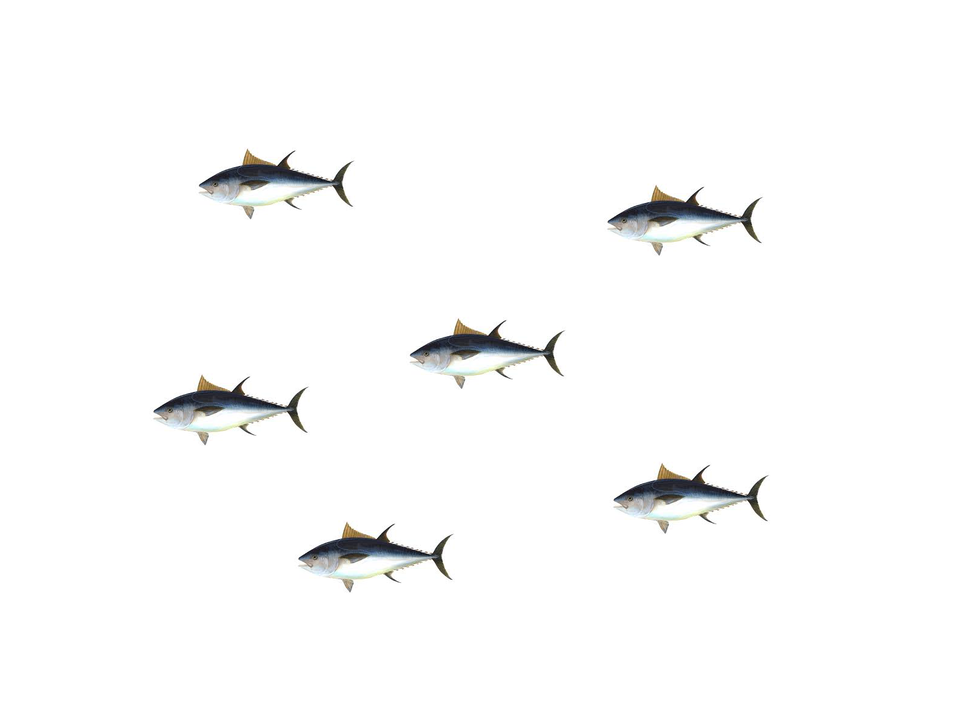
#> input picture project_12_06/test/5.png, 970 x 727 px, shrunk from 1600 x 1200 before the run, found by its file name
$ python canny.py
#> lines starting #> are read from the running program, lines starting #| are printed output that depends on the picture; after the words box and inside, x2 and y2 are one past the last pixel; in counts of white or black regions, pixels touching at a corner belong together
import cv2
import numpy as np

# Let's load a simple image with 3 black squares
image = cv2.imread('D:\\project\\project_12_06\\5.png')
#> image is the input picture: shape (727, 970, 3); mean B, G, R 250.3, 250.4, 250.3
cv2.waitKey(0)

# Grayscale
gray = cv2.cvtColor(image, cv2.COLOR_BGR2GRAY)

# Find Canny edges
edged = cv2.Canny(gray, 30, 200)
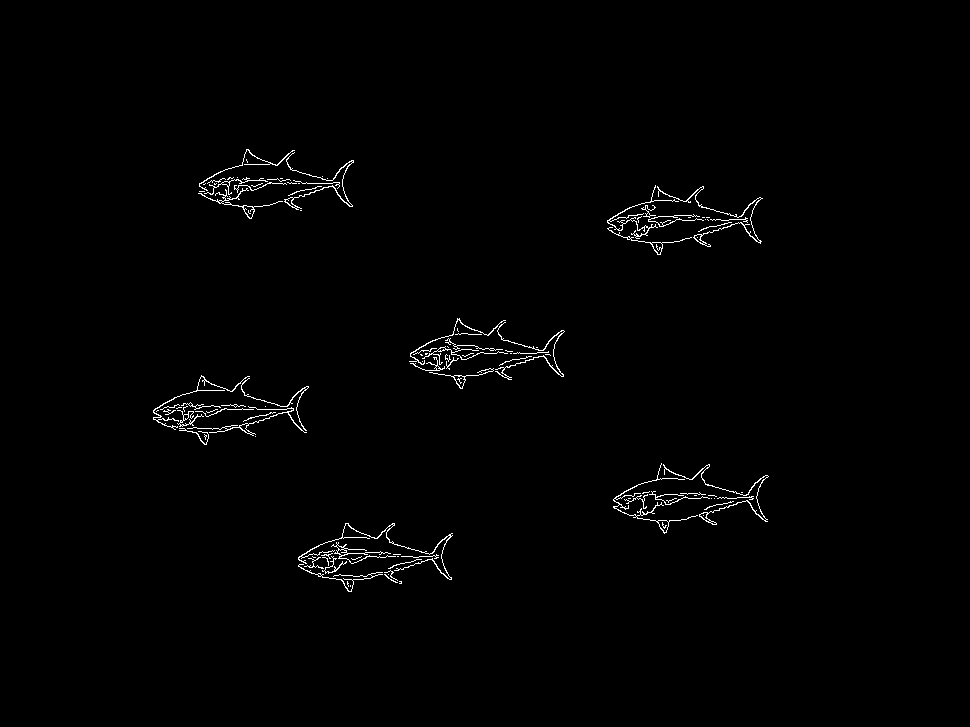
#> edged: shape (727, 970); 0.97% white in thin lines or dots, all inside (x1, y1, x2, y2) = (153, 149, 769, 592)
cv2.waitKey(0)

# Finding Contours
# Use a copy of the image e.g. edged.copy()
# since findContours alters the image
contours, hierarchy = cv2.findContours(edged,
    cv2.RETR_EXTERNAL, cv2.CHAIN_APPROX_NONE)
#> contours = 109 contours, 87 with area under 20; largest, box (x1, y1, x2, y2) and area: (663, 464, 769, 525) 144, (613, 463, 698, 534) 138, (198, 188, 283, 219) 130, (657, 186, 763, 247) 129, (284, 152, 354, 210) 118

cv2.imshow('Canny Edges After Contouring', edged)
cv2.waitKey(0)

print("Number of Contours found = " + str(len(contours)))
#| Number of Contours found = 109

# Draw all contours
# -1 signifies drawing all contours
cv2.drawContours(image, contours, -1, (0, 255, 0), 3)
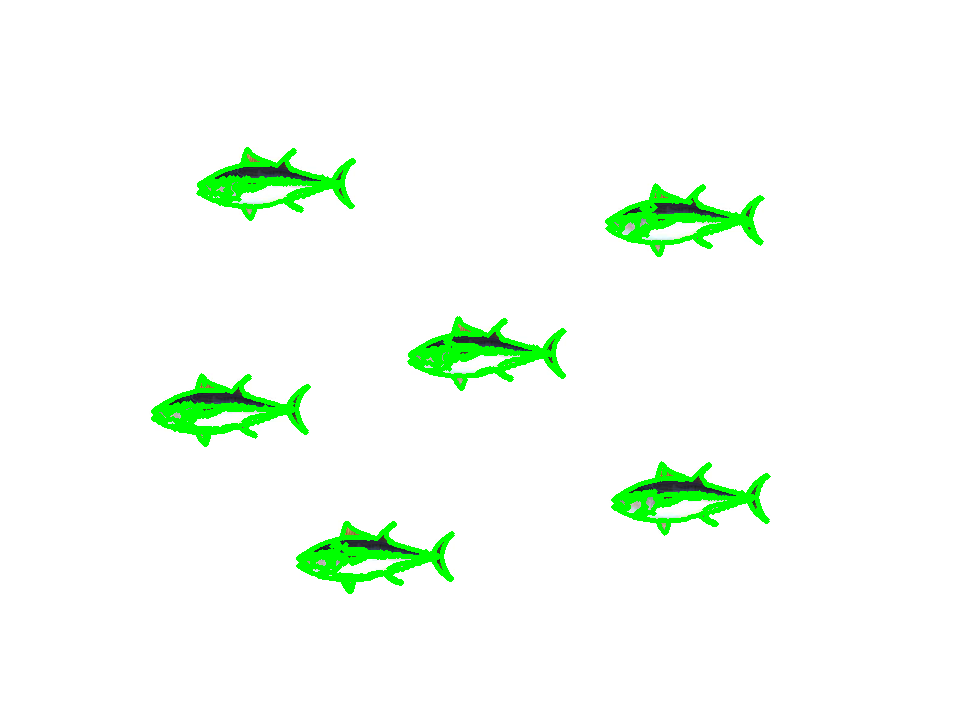
#> image: shape (727, 970, 3); 3.62% of pixels changed, all inside (x1, y1, x2, y2) = (151, 147, 771, 594)

cv2.imshow('Contours', image)
cv2.waitKey(0)
cv2.destroyAllWindows()

$ run again, with project_12_06/test/1.png copied over project_12_06/test/5.png
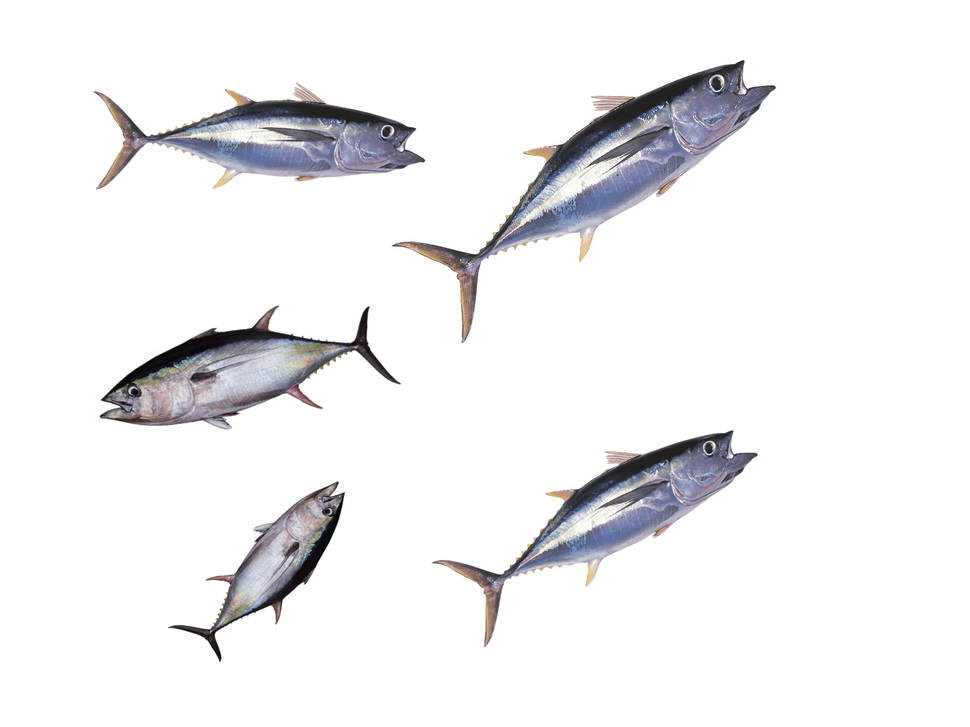
#> input picture project_12_06/test/1.png, 970 x 727 px, shrunk from 1600 x 1200 before the run, found by its file name
#> image is the input picture: shape (727, 970, 3); mean B, G, R 240.9, 239.5, 239.8
#> `edged = cv2.Canny(gray, 30, 200)`:
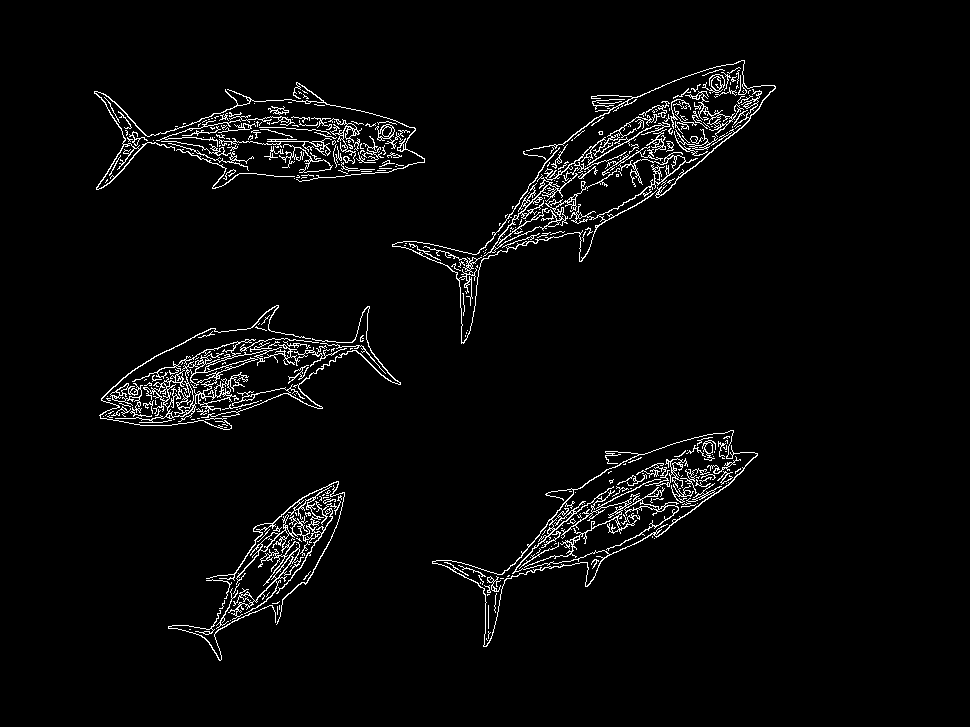
#> edged: shape (727, 970); 3.3% white in thin lines or dots, all inside (x1, y1, x2, y2) = (94, 60, 776, 661)
#> contours = 286 contours, 251 with area under 20; largest, box (x1, y1, x2, y2) and area: (432, 430, 758, 647) 16892, (115, 339, 282, 423) 2550, (206, 481, 345, 625) 1462, (483, 168, 620, 257) 1162, (94, 82, 425, 190) 844
#| Number of Contours found = 286
#> `cv2.drawContours(image, contours, -1, (0, 255, 0), 3)`:
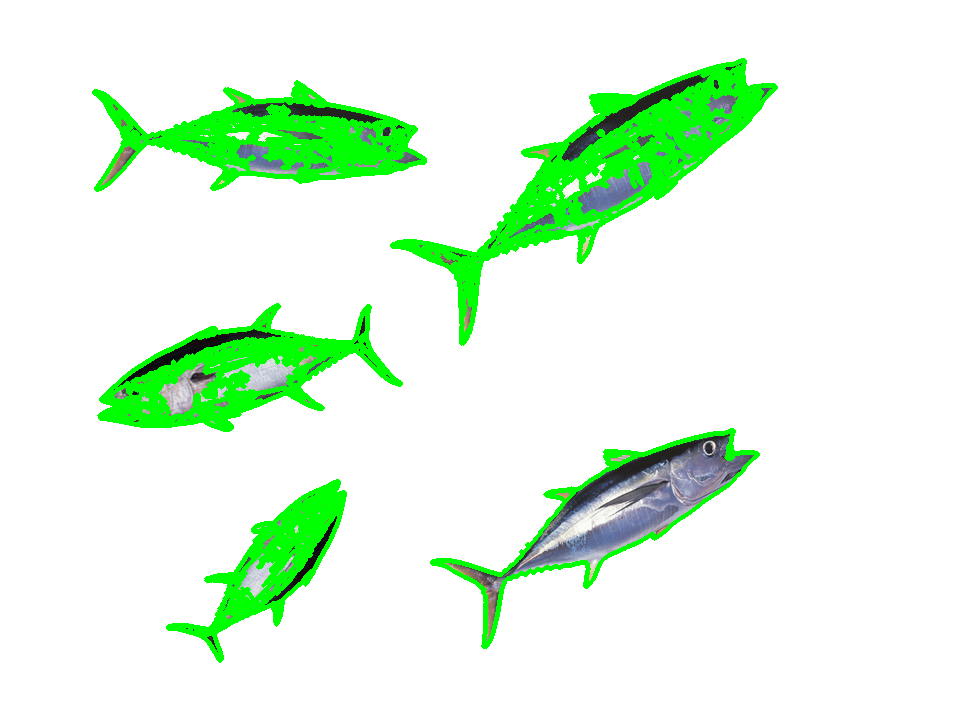
#> image: shape (727, 970, 3); 9.15% of pixels changed, all inside (x1, y1, x2, y2) = (92, 58, 778, 663)

$ run again, with project_12_06/test/6.jpg saved as project_12_06/test/5.png
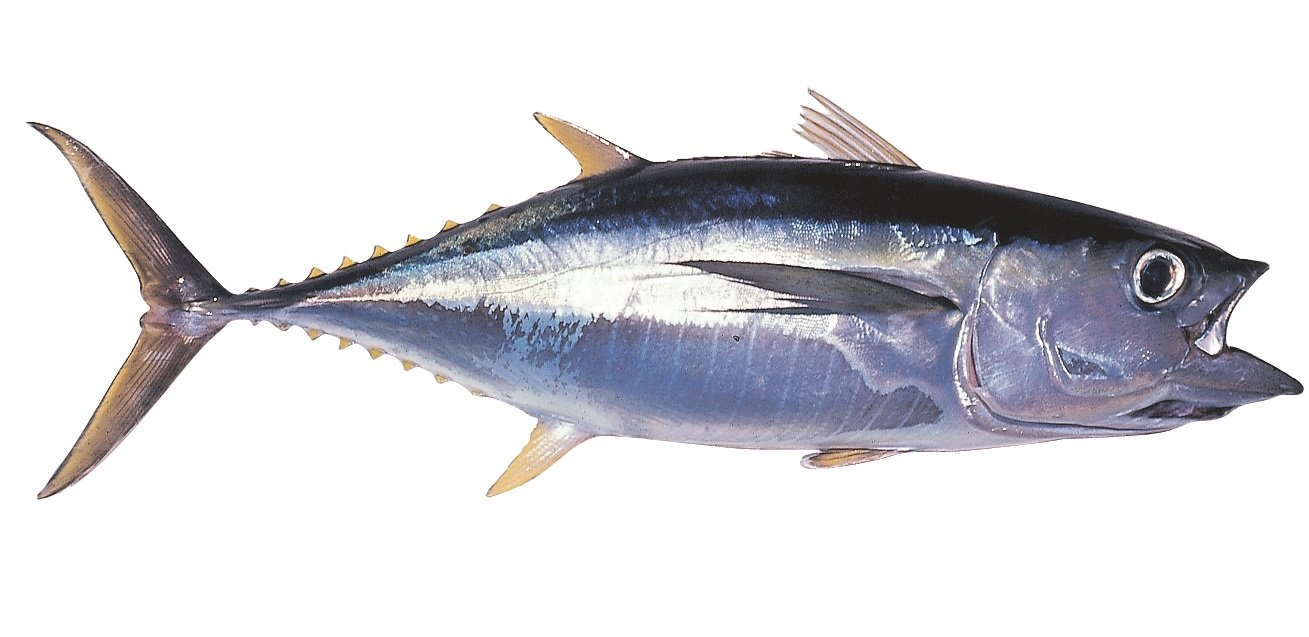
#> input picture project_12_06/test/6.jpg, 1309 x 637 px, found by its file name
#> image is the input picture: shape (637, 1309, 3); mean B, G, R 221.2, 217, 217.4
#> `edged = cv2.Canny(gray, 30, 200)`:
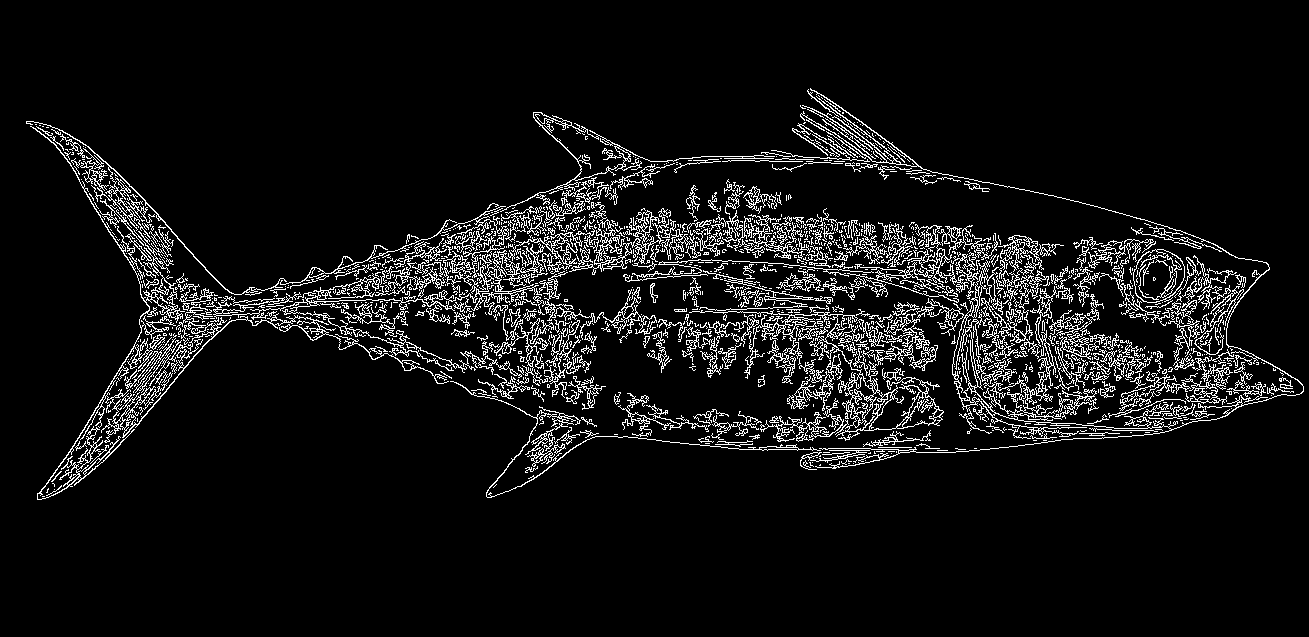
#> edged: shape (637, 1309); 7.4% white in thin lines or dots, all inside (x1, y1, x2, y2) = (26, 88, 1304, 500)
#> contours = 1123 contours, 968 with area under 20; largest, box (x1, y1, x2, y2) and area: (689, 310, 944, 441) 3521, (500, 112, 775, 212) 2614, (101, 304, 449, 443) 2605, (206, 206, 548, 373) 2317, (800, 88, 1304, 469) 2300
#| Number of Contours found = 1123
#> `cv2.drawContours(image, contours, -1, (0, 255, 0), 3)`:
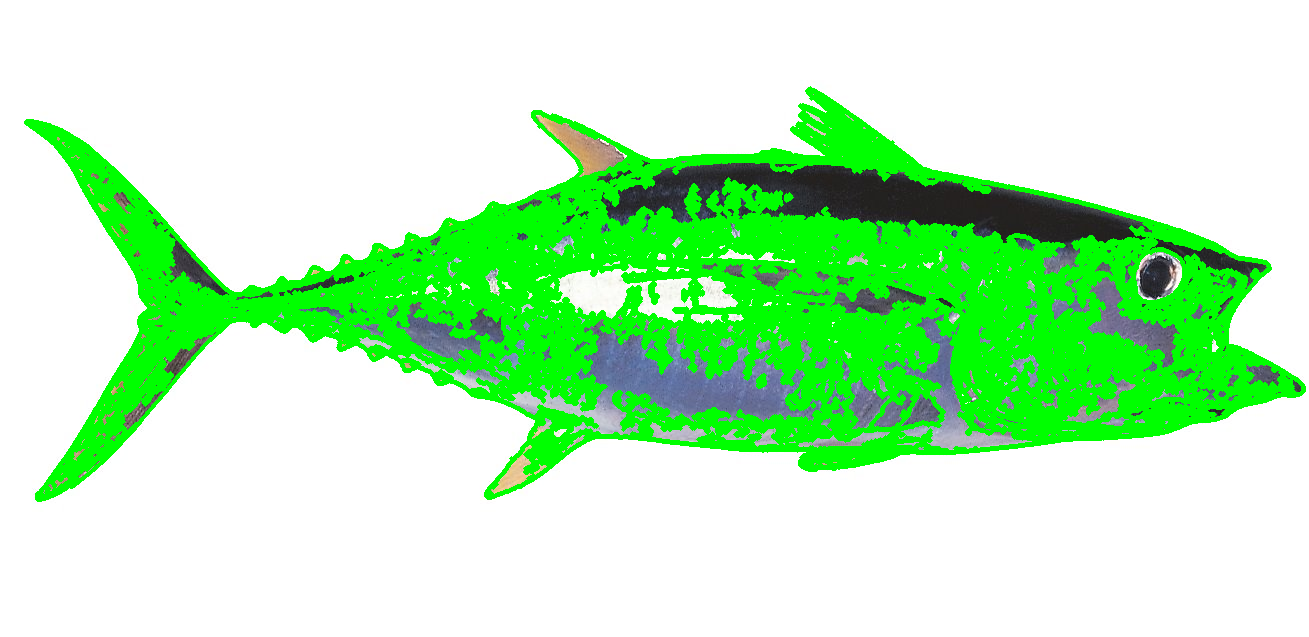
#> image: shape (637, 1309, 3); mean B, G, R 187.2, 241.6, 185.9
